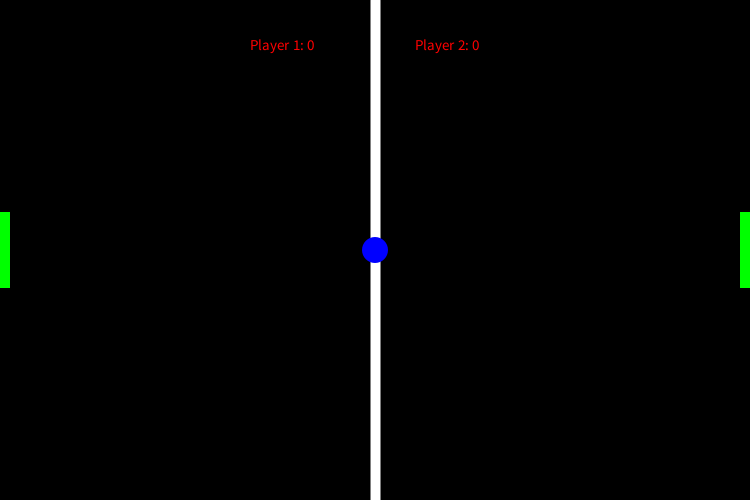
Frame 1 (no input)
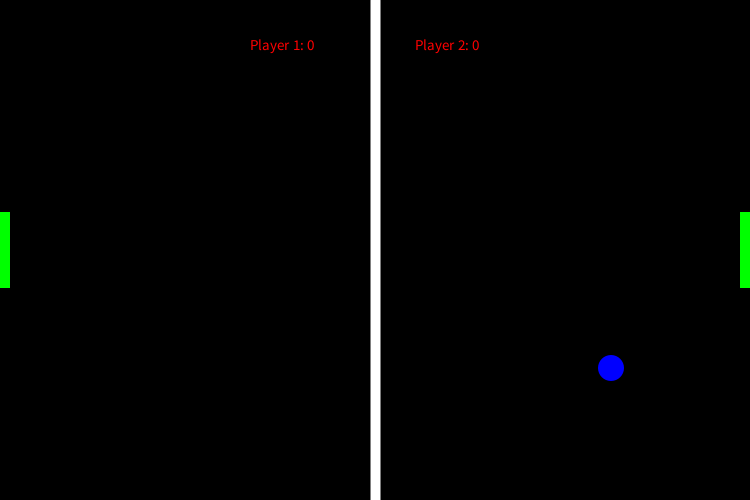
Frame 60 (the mouse pressed at the canvas centre just before this capture)
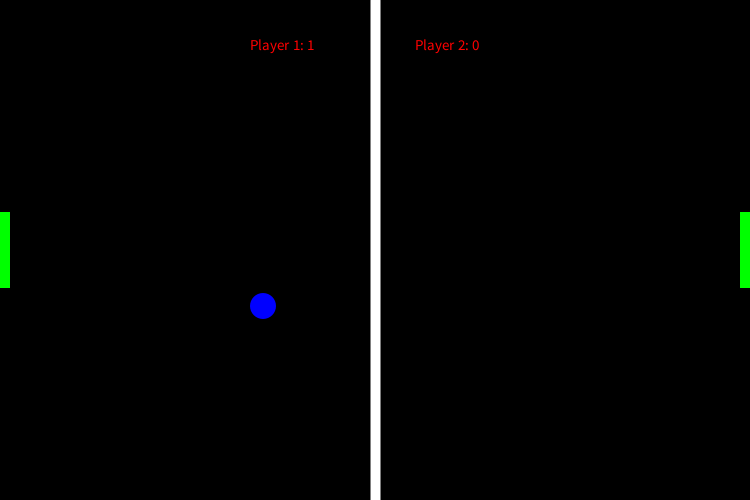
Frame 120 (the mouse held since frame 60 and released just before this capture)

The Processing sketch that drew these frames (run headless with seeded random() and noise(); from frame 60 on, the mouse is pressed at the canvas centre):

// Processing sketch: processing_164122
// ── processing_164122.pde

//nostroke and smooth to look nice, rect mode to help rectangle placement
void setup(){
  size(750, 500);
  smooth();
  rectMode(CENTER);
  noStroke();
}
//global variable decleration for paddles, ball, movement, and bouncing
boolean up1, down1, up2, down2;
int score1 = 0, score2 = 0;
int y1 = 250, speed1 = 3;
int y2 = 250, speed2 = 3;
int ballx = 375, bally = 250, bspeedx = 4, bspeedy = 2; 
boolean reflect = true;
//draw only holds things for drawing, nothing else
void draw(){
  background(0);
  fill(255, 0, 0);
  textSize(15);
  text("Player 1: " + score1, 250, 50);
  text("Player 2: " + score2, 415, 50);
  strokeWeight(10);
  stroke(255, 255, 255);
  line(width/2, 0, width/2, height);
  playerOne();
  playerTwo();
  ball();
}

//creates the controls for player one
void playerOne(){
  noStroke();
  fill(0, 255, 0);
  rect(5, y1, 10, 76);
  if(up1 == true && y1 > 38)
    y1 = y1 - speed1;
  else if(down1 == true && y1 < 462)
    y1 = y1 + speed1;  
}

//creates the controls for player two
void playerTwo(){
  noStroke();
  fill(0, 255, 0);
  rect(745, y2, 10, 76);
  if(up2 == true && y2 > 38)
    y2 = y2 - speed2;
  else if(down2 == true && y2 < 462)
    y2 = y2 + speed2;  
}

//collision and bouncing for the ball
void ball(){
  noStroke();
  fill(0, 0, 255);
  ellipse(ballx, bally, 26, 26);
  ballx = ballx + bspeedx;
  bally = bally + bspeedy;
  //checks if ball hits wall
  if(ballx >= 737 || ballx <= 13)
  {
    bspeedx *= -1;
    if (ballx > 737){
      ballx = width/2;
      bally = height/2;
      score1++;
    }
    else if (ballx < 13){
      ballx = width/2;
      bally = height/2;
      score2++;
    }
  }
  if(bally > 487 || bally < 13)
    bspeedy *= -1;
  //here we check if the ball touches a paddle. The way I checked for this was
  //by using the get() function which checks pixel colors. If the ball touches 
  //a green pixel, it will bounce.
  if(get(ballx+13, bally) == color(0, 255, 0) ||get(ballx-13, bally) == color(0, 255, 0)){
    bspeedx *= -1;
    if(reflect == true){
      bspeedy *= -1;
      reflect = false;
    }
  }
    
}
  
//Checks for movement
void keyPressed(){
  switch(key){
    case 'w':
    up1 = true;
    break;
    case 's':
    down1 = true;
    break;
    case 'o':
    up2 = true;
    break;
    case 'k':
    down2 = true;
  }
}
//Using key released allows for multiple buttons to be pressed, keeping track
//of keys here.
void keyReleased(){
  switch(key){
    case 'w':
    up1 = false;
    break;
    case 's':
    down1 = false;
    break;
    case 'o':
    up2 = false;
    break;
    case 'k':
    down2 = false;
    break;
  }
}
